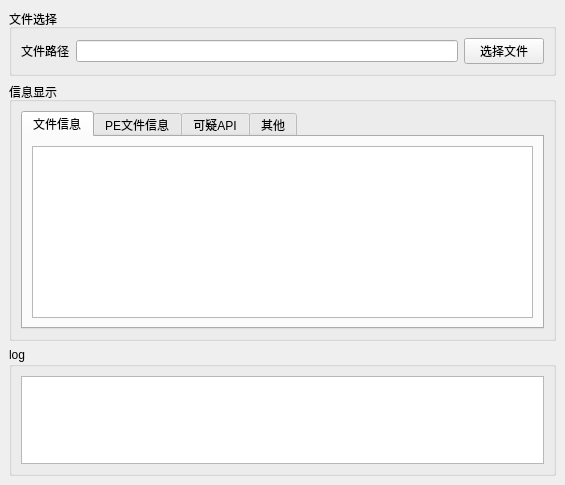
<?xml version="1.0" encoding="UTF-8"?>
<ui version="4.0">
 <class>MainWindow</class>
 <widget class="QMainWindow" name="MainWindow">
  <property name="geometry">
   <rect>
    <x>0</x>
    <y>0</y>
    <width>565</width>
    <height>485</height>
   </rect>
  </property>
  <property name="sizePolicy">
   <sizepolicy hsizetype="Expanding" vsizetype="Expanding">
    <horstretch>0</horstretch>
    <verstretch>0</verstretch>
   </sizepolicy>
  </property>
  <property name="windowTitle">
   <string>SSMA</string>
  </property>
  <property name="autoFillBackground">
   <bool>false</bool>
  </property>
  <widget class="QWidget" name="centralwidget">
   <layout class="QVBoxLayout" name="verticalLayout">
    <item>
     <widget class="QGroupBox" name="groupBox">
      <property name="title">
       <string>文件选择</string>
      </property>
      <layout class="QHBoxLayout" name="horizontalLayout_2">
       <item>
        <layout class="QHBoxLayout" name="horizontalLayout">
         <item>
          <widget class="QLabel" name="label">
           <property name="text">
            <string>文件路径</string>
           </property>
          </widget>
         </item>
         <item>
          <widget class="QLineEdit" name="lineEdit"/>
         </item>
         <item>
          <widget class="QPushButton" name="pushButton">
           <property name="text">
            <string>选择文件</string>
           </property>
          </widget>
         </item>
        </layout>
       </item>
      </layout>
     </widget>
    </item>
    <item>
     <widget class="QGroupBox" name="groupBox_2">
      <property name="title">
       <string>信息显示</string>
      </property>
      <layout class="QVBoxLayout" name="verticalLayout_2">
       <item>
        <widget class="QTabWidget" name="tabWidget">
         <property name="minimumSize">
          <size>
           <width>50</width>
           <height>200</height>
          </size>
         </property>
         <property name="currentIndex">
          <number>0</number>
         </property>
         <widget class="QWidget" name="tab">
          <attribute name="title">
           <string>文件信息</string>
          </attribute>
          <layout class="QHBoxLayout" name="horizontalLayout_4">
           <item>
            <widget class="QListWidget" name="listWidget"/>
           </item>
          </layout>
         </widget>
         <widget class="QWidget" name="tab_2">
          <attribute name="title">
           <string>PE文件信息</string>
          </attribute>
          <layout class="QHBoxLayout" name="horizontalLayout_5">
           <item>
            <widget class="QListWidget" name="listWidget_2"/>
           </item>
          </layout>
         </widget>
         <widget class="QWidget" name="tab_3">
          <attribute name="title">
           <string>可疑API</string>
          </attribute>
          <layout class="QHBoxLayout" name="horizontalLayout_6">
           <item>
            <widget class="QListWidget" name="listWidget_3"/>
           </item>
          </layout>
         </widget>
         <widget class="QWidget" name="tab_4">
          <attribute name="title">
           <string>其他</string>
          </attribute>
          <layout class="QHBoxLayout" name="horizontalLayout_7">
           <item>
            <widget class="QTableWidget" name="tableWidget">
             <property name="columnCount">
              <number>5</number>
             </property>
             <attribute name="verticalHeaderVisible">
              <bool>false</bool>
             </attribute>
             <column>
              <property name="text">
               <string>SectionName</string>
              </property>
             </column>
             <column>
              <property name="text">
               <string>VirtualAddress</string>
              </property>
             </column>
             <column>
              <property name="text">
               <string>VirtualSize</string>
              </property>
             </column>
             <column>
              <property name="text">
               <string>SizeofRawData</string>
              </property>
             </column>
             <column>
              <property name="text">
               <string>Entropy</string>
              </property>
             </column>
            </widget>
           </item>
          </layout>
         </widget>
        </widget>
       </item>
      </layout>
     </widget>
    </item>
    <item>
     <widget class="QGroupBox" name="groupBox_3">
      <property name="maximumSize">
       <size>
        <width>16777215</width>
        <height>150</height>
       </size>
      </property>
      <property name="title">
       <string>log</string>
      </property>
      <layout class="QHBoxLayout" name="horizontalLayout_3">
       <item>
        <widget class="QTextEdit" name="textEdit">
         <property name="maximumSize">
          <size>
           <width>16777215</width>
           <height>150</height>
          </size>
         </property>
        </widget>
       </item>
      </layout>
     </widget>
    </item>
   </layout>
  </widget>
 </widget>
 <resources/>
 <connections/>
</ui>
